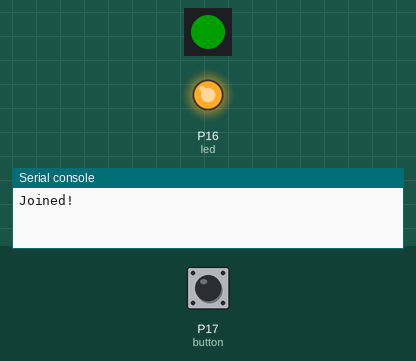
A program run on a simulated Pycom board running MicroPython. On the bench: 1 RGB LEDs in strip order, left to right, output pins drawn as LEDs (lit = HIGH), the last lines printed to the serial console. Dashed ring = blinking. The inputs (shaded band) are chosen by the test bench; at power-on: P17 (button) HIGH. Dim RGB values are drawn brighter than linear; no radio messages arrive unless stated (any console line starting 'radio sent:' is added by the test bench); the LoRaWAN join succeeds after 3 s and a send takes 0.1 s.

Above: at 10.7 s.
10.8 s: P17 (button) pulled LOW for 3.2 s
At 11.6 s:
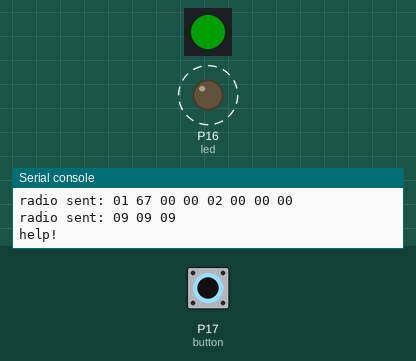
15.5 s: P17 (button) pulled LOW for 0.15 s
At 16.4 s:
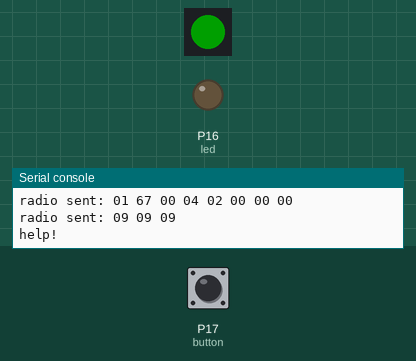
17.1 s: P17 (button) pulled LOW for 1 s
At 17.6 s:
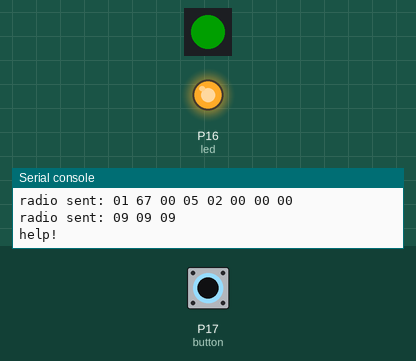
19.6 s: P17 (button) driven LOW
At 21.4 s:
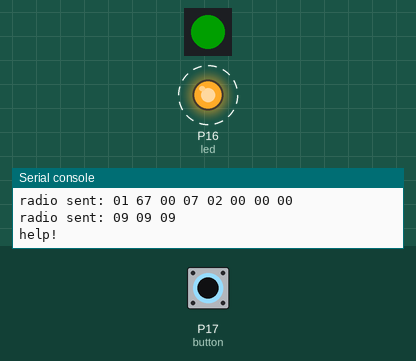
Timing chart, 0 to 23.6 s (numbered marks = the images above; inputs shaded):
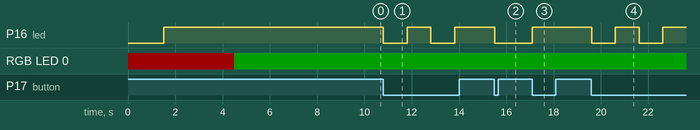

The program:

main.py
```python
""" OTAA Node example compatible with the LoPy Nano Gateway """

from network import LoRa
import socket
import binascii
import struct
import pycom
import time
import config
import machine
from machine import Pin


pycom.heartbeat(False)
pycom.rgbled(0x1f0000) # red

# initialize LoRa in LORAWAN mode.
lora = LoRa(mode=LoRa.LORAWAN)
lora.frequency(915000000)
lora.bandwidth(LoRa.BW_125KHZ)


# create an OTA authentication params
dev_eui = binascii.unhexlify('11 AA BB 22 33 44 FF 88'.replace(' ',''))
app_eui = binascii.unhexlify('70 B3 D5 7E D0 00 7C 77'.replace(' ',''))
app_key = binascii.unhexlify('77 E5 80 10 2E 70 5D 1D 59 AA AF 62 4E F7 98 72'.replace(' ',''))

# set the 3 default channels to the same frequency (must be before sending the OTAA join request)
#lora.add_channel(0, frequency=915000000, dr_min=0, dr_max=3)
#lora.add_channel(1, frequency=915000000, dr_min=0, dr_max=3)
#lora.add_channel(2, frequency=915000000, dr_min=0, dr_max=3)

# remove all the channels
for channel in range(0, 72):
    lora.remove_channel(channel)

time.sleep(0.5)

lora.add_channel(0, frequency=903900000, dr_min=0, dr_max=4)

# set all channels to the same frequency (must be before sending the OTAA join request)
for channel in range(0, 72):
    lora.add_channel(channel, frequency=config.LORA_FREQUENCY, dr_min=0, dr_max=3)
#    lora.add_channel(channel, frequency=903900000, dr_min=0, dr_max=3)

#lora.add_channel(0, frequency=config.LORA_FREQUENCY, dr_min=0, dr_max=3)


time.sleep(1)


# initialize button
button=machine.Pin("G17",machine.Pin.IN, pull=machine.Pin.PULL_UP)
led=machine.Pin('G16',machine.Pin.OUT)
led.toggle()

# join a network using OTAA
lora.join(activation=LoRa.OTAA, auth=(dev_eui, app_eui, app_key), timeout=0, dr=config.LORA_NODE_DR)


# remove all the non-default channels
#for i in range(1, 16):
#    lora.remove_channel(i)

time.sleep(3)

while not lora.has_joined():
    time.sleep(2)
    pycom.rgbled(0x1f0000) # red
    print('Not joined yet...')
    print(lora.frequency() , lora.bandwidth())
#    print(lora.stats())

print('Joined!')
pycom.rgbled(0x001f00) # green

# wait until the module has joined the network

#join_wait = 0
#while True:
#    time.sleep(2.5)
#    if not lora.has_joined():
#        print('Not joined yet...',join_wait)
#        pycom.rgbled(0x1f0000) # red
#        join_wait = join_wait + 1
#        if join_wait == 5:
#            lora.join(activation=LoRa.OTAA, auth=(dev_eui, app_eui, app_key), timeout=0, dr=config.LORA_NODE_DR)
#            join_wait = 0
#    else:
#        print('Joined!')
#        pycom.rgbled(0x001f00) # green
#        break

# create a LoRa socket
s = socket.socket(socket.AF_LORA, socket.SOCK_RAW)

# set the LoRaWAN data rate
s.setsockopt(socket.SOL_LORA, socket.SO_DR, config.LORA_NODE_DR)

# make the socket blocking
s.setblocking(False)

time.sleep(5.0)

i = 0


while True:
#    s.send(bytes([0x01, 0x67, 0x00, i, 0x02, 0x00, 0x00, 0x00]))
#    i+=1
    if not button():
        s.send(bytes([0x01, 0x67, 0x00, i, 0x02, 0x00, 0x00, 0x00]))
        s.send(bytes([0x09, 0x09, 0x09]))
        print("help!")
        led.toggle()
        time.sleep(1)
        i = i + 1


#    s.send(b'PKT #' + bytes([0x01, 0x02, 0x03, i]))
#    time.sleep(4)
#    rx, port = s.recvfrom(256)
#    if rx:
#        print('Received: {}, on port: {}'.format(rx, port))
#    time.sleep(6)
```

config.py
```python
""" LoPy LoRaWAN Nano Gateway configuration options """

import machine
import ubinascii


#WIFI_MAC = ubinascii.hexlify(machine.unique_id()).upper()
# Set  the Gateway ID to be the first 3 bytes of MAC address + 'FFFE' + last 3 bytes of MAC address
#GATEWAY_ID = WIFI_MAC[:6] + "FFFE" + WIFI_MAC[6:12]

#SERVER = 'router.eu.thethings.network'
#PORT = 1700

#NTP = "pool.ntp.org"
#NTP_PERIOD_S = 3600

#WIFI_SSID = 'my-wifi'
#WIFI_PASS = 'my-wifi-password'

# for EU868
# LORA_FREQUENCY = 868100000
# LORA_GW_DR = "SF7BW125" # DR_5
# LORA_NODE_DR = 5

# for US915
#LORA_FREQUENCY = 923200000
#LORA_FREQUENCY = 903900000
LORA_FREQUENCY = 915000000
#LORA_GW_DR = "SF12BW500" # DR_3
LORA_GW_DR = "SF7BW125" # DR_3
#LORA_NODE_DR = 0
LORA_NODE_DR = 3
```

Measured:
- after the input at 10.8 s, P16 (led): alternates HIGH for 1.0 s and LOW for 1.0 s, starting at once
- after the input at 15.5 s, P16 (led): HIGH → LOW at once
- after the input at 17.1 s, P16 (led): LOW → HIGH at once
- after the input at 19.6 s, P16 (led): alternates HIGH for 1.0 s and LOW for 1.0 s, starting at once
